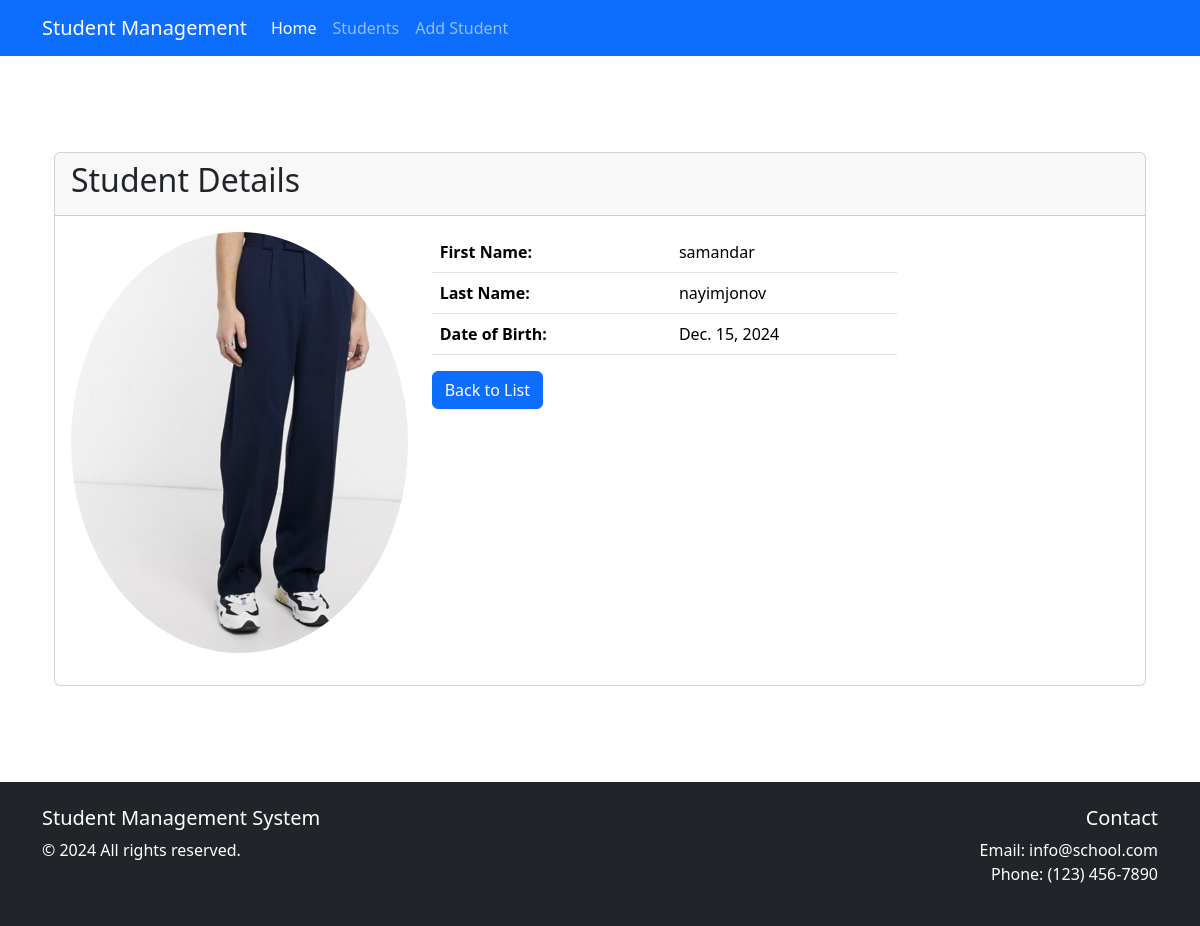
The page /students/detail/1/ on the database its author committed.
### students/models.py (models this page shows, shortened)
class Student(models.Model):
    first_name = models.CharField(max_length=100)
    last_name = models.CharField(max_length=100)
    birth_date = models.DateField()
    image = models.ImageField(upload_to='students_images/')

### students/views.py (the view)
# urls.py: path('detail/<int:pk>/', views.student_detail, name='detail'),
def student_detail(request, pk):
    student = Student.objects.get(pk=pk)
    return render(request, 'students/student-detail.html', {'student': student})

### templates/students/student-detail.html (shortened to what this page needs)
{% extends 'base.html' %}
{% block content %}
    <main class="container my-5">
        <div class="card">
            <div class="card-header">
                <h2>Student Details</h2>
            </div>
            <div class="card-body">
                <div class="row">
                    <div class="col-md-4 text-center">
                        <img src="{{ student.image.url }}" class="img-fluid rounded-circle mb-3" alt="Student Photo">
                    </div>
                    <div class="col-md-8">
                         <div class="col-md-8">
                        <table class="table">
                            <tr>
                                <th>First Name:</th>
                                <td>{{ student.first_name }}</td>
                            </tr>
                            <tr>
                                <th>Last Name:</th>
                                <td>{{ student.last_name }}</td>
                            </tr>
                            <tr>
                                <th>Date of Birth:</th>
                                <td>{{ student.birth_date }}</td>
                            </tr>
                        </table>
                        <a href="{% url 'students:list' %}" class="btn btn-primary">Back to List</a>
                    </div>
                </div>
            </div>
        </div>
    </main>
{% endblock %}

### templates/base.html (style rules this page uses)
body { min-height: 100vh; display: flex; flex-direction: column; }
main { flex: 1; }

### rows shown on the page
Student: image (picture), first_name "samandar", last_name "nayimjonov", birth_date "Dec. 15, 2024"
